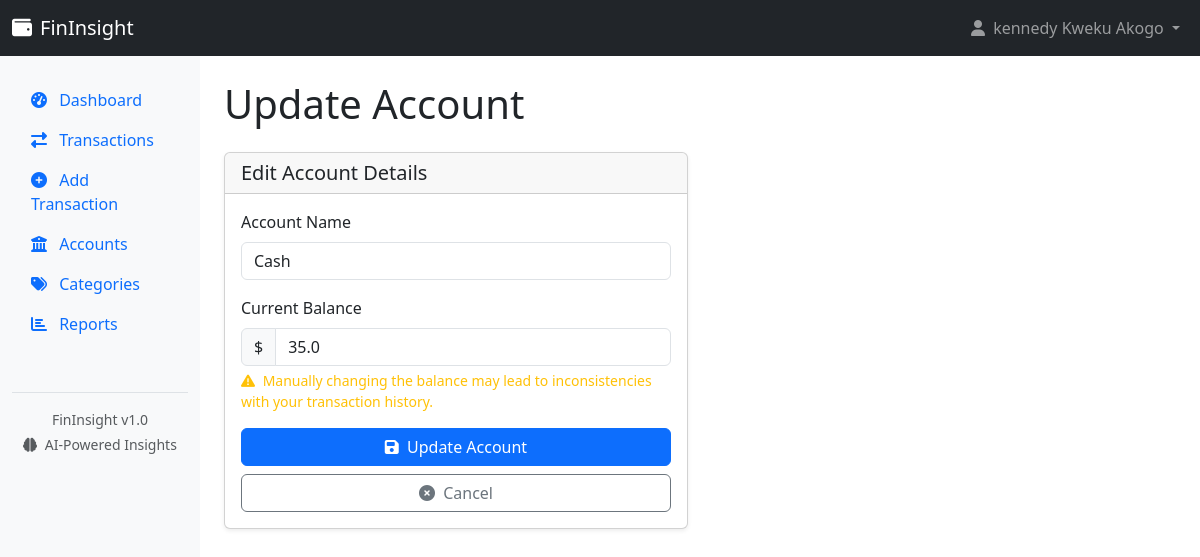
Page /update_account/1 (signed in) on the committed database.
### app.py (models this page shows)
class User(UserMixin, db.Model):
    id = db.Column(db.Integer, primary_key=True)
    username = db.Column(db.String(100), unique=True, nullable=False)
    email = db.Column(db.String(100), unique=True, nullable=False)
    password = db.Column(db.String(200), nullable=False)
    name = db.Column(db.String(100), nullable=False)
    date_registered = db.Column(db.DateTime, default=datetime.utcnow)
    accounts = db.relationship('Account', backref='owner', lazy=True)
    categories = db.relationship('Category', backref='owner', lazy=True)
    transactions = db.relationship('Transaction', backref='user', lazy=True)

class Account(db.Model):
    id = db.Column(db.Integer, primary_key=True)
    name = db.Column(db.String(100), nullable=False)
    balance = db.Column(db.Float, default=0.0)
    user_id = db.Column(db.Integer, db.ForeignKey('user.id'), nullable=False)
    transactions = db.relationship('Transaction', backref='account', lazy=True)

### app.py (the view)
@app.route('/update_account/<int:account_id>', methods=['GET', 'POST'])
@login_required
def update_account(account_id):
    account = Account.query.get_or_404(account_id)
    if account.user_id != current_user.id:
        flash('Access denied', 'danger')
        return redirect(url_for('accounts'))
    if request.method == 'POST':
        account.name = request.form.get('name')
        account.balance = float(request.form.get('balance'))
        db.session.commit()
        flash('Account updated successfully', 'success')
        return redirect(url_for('accounts'))
    return render_template('update_account.html', account=account)

### app.py (called while the page is built)
@login_manager.user_loader
def load_user(user_id):
    return User.query.get(int(user_id))

### templates/update_account.html
{% extends "layout.html" %}
{% block content %}
<h1 class="mb-4">Update Account</h1>
<div class="row">
    <div class="col-md-6">
        <div class="card">
            <div class="card-header">
                <h5 class="mb-0">Edit Account Details</h5>
            </div>
            <div class="card-body">
                <form method="POST" action="{{ url_for('update_account', account_id=account.id) }}">
                    <div class="mb-3">
                        <label for="name" class="form-label">Account Name</label>
                        <input type="text" class="form-control" id="name" name="name" value="{{ account.name }}" required>
                    </div>
                    <div class="mb-3">
                        <label for="balance" class="form-label">Current Balance</label>
                        <div class="input-group">
                            <span class="input-group-text">$</span>
                            <input type="number" class="form-control" id="balance" name="balance" step="0.01" value="{{ account.balance }}">
                        </div>
                        <div class="form-text text-warning">
                            <i class="fas fa-exclamation-triangle me-1"></i>
                            Manually changing the balance may lead to inconsistencies with your transaction history.
                        </div>
                    </div>
                    <div class="d-grid gap-2">
                        <button type="submit" class="btn btn-primary">
                            <i class="fas fa-save me-1"></i> Update Account
                        </button>
                        <a href="{{ url_for('accounts') }}" class="btn btn-outline-secondary">
                            <i class="fas fa-times-circle me-1"></i> Cancel
                        </a>
                    </div>
                </form>
            </div>
        </div>
    </div>
</div>
{% endblock %}

### templates/layout.html (shortened to what this page needs)
<!DOCTYPE html>
<html lang="en">
<head>
    <link href="https://cdn.jsdelivr.net/npm/bootstrap@5.3.0-alpha1/dist/css/bootstrap.min.css" rel="stylesheet">
    <link rel="stylesheet" href="https://cdnjs.cloudflare.com/ajax/libs/font-awesome/6.3.0/css/all.min.css">
</head>
<body>
    {% if current_user.is_authenticated %}
    <nav class="navbar navbar-expand-lg navbar-dark bg-dark">
        <div class="container-fluid">
            <a class="navbar-brand" href="{{ url_for('dashboard') }}">
                <i class="fas fa-wallet me-2"></i>FinInsight
            </a>
            <div class="collapse navbar-collapse" id="navbarNav">
                <ul class="navbar-nav ms-auto">
                    <li class="nav-item dropdown">
                        <a class="nav-link dropdown-toggle" href="#" id="navbarDropdown" role="button" data-bs-toggle="dropdown">
                            <i class="fas fa-user me-1"></i> {{ current_user.name }}
                        </a>
                    </li>
                </ul>
            </div>
        </div>
    </nav>
    <div class="container-fluid">
        <div class="row">
            <div class="col-md-3 col-lg-2 d-md-block sidebar" id="sidebar">
                <div class="sidebar-sticky">
                    <ul class="nav flex-column">
                        <li class="nav-item">
                            <a class="nav-link {% if request.path == url_for('dashboard') %}active{% endif %}" href="{{ url_for('dashboard') }}">
                                <i class="fas fa-tachometer-alt me-2"></i> Dashboard
                            </a>
                        </li>
                        <li class="nav-item">
                            <a class="nav-link {% if request.path == url_for('transactions') %}active{% endif %}" href="{{ url_for('transactions') }}">
                                <i class="fas fa-exchange-alt me-2"></i> Transactions
                            </a>
                        </li>
                        <li class="nav-item">
                            <a class="nav-link {% if request.path == url_for('add_transaction') %}active{% endif %}" href="{{ url_for('add_transaction') }}">
                                <i class="fas fa-plus-circle me-2"></i> Add Transaction
                            </a>
                        </li>
                        <li class="nav-item">
                            <a class="nav-link {% if request.path == url_for('accounts') %}active{% endif %}" href="{{ url_for('accounts') }}">
                                <i class="fas fa-university me-2"></i> Accounts
                            </a>
                        </li>
                        <li class="nav-item">
                            <a class="nav-link {% if request.path == url_for('categories') %}active{% endif %}" href="{{ url_for('categories') }}">
                                <i class="fas fa-tags me-2"></i> Categories
                            </a>
                        </li>
                        <li class="nav-item">
                            <a class="nav-link {% if request.path == url_for('report') %}active{% endif %}" href="{{ url_for('report') }}">
                                <i class="fas fa-chart-bar me-2"></i> Reports
                            </a>
                        </li>
                    </ul>
                    <div class="mt-5 pt-3 border-top text-center text-muted small">
                        <p class="mb-1">FinInsight v1.0</p>
                        <p><i class="fas fa-brain me-1"></i> AI-Powered Insights</p>
                    </div>
                </div>
            </div>
            <main class="col-md-9 ms-sm-auto col-lg-10 px-md-4 content content-wrapper" id="content">
                {% block content %}{% endblock %}
            </main>
        </div>
    </div>
    {% endif %}
</body>
</html>

### templates/layout.html (style rules this page uses)
.sidebar { min-height: calc(100vh - 56px); background-color: #f8f9fa; padding-top: 1rem; }
.sidebar-sticky { position: sticky; top: 0; height: calc(100vh - 56px); padding-top: 0.5rem; overflow-x: hidden; overflow-y: auto; }
.content { padding: 1.5rem; }
.card { margin-bottom: 1.5rem; box-shadow: 0 0.125rem 0.25rem rgba(0, 0, 0, 0.075); }
.nav-link { padding: 0.5rem 1rem; border-left: 3px solid transparent; }

### rows in the picture
User: name "kennedy Kweku Akogo"
Account: name "Cash", balance "35.0"
